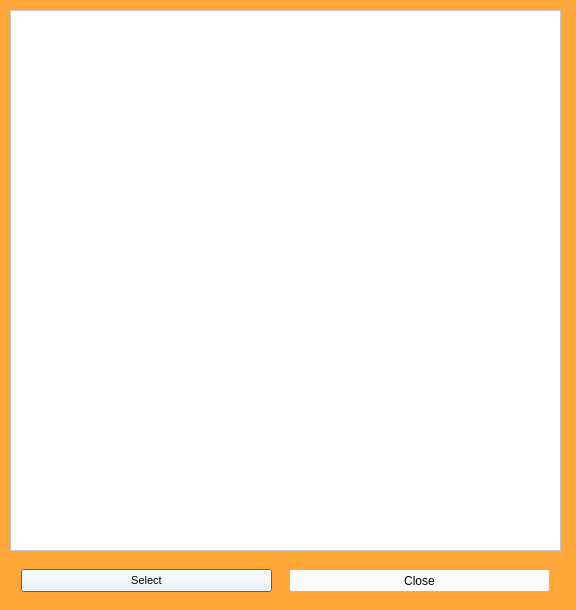
<?xml version="1.0" encoding="UTF-8"?>
<ui version="4.0">
 <class>Dialog</class>
 <widget class="QDialog" name="Dialog">
  <property name="geometry">
   <rect>
    <x>0</x>
    <y>0</y>
    <width>576</width>
    <height>610</height>
   </rect>
  </property>
  <property name="windowTitle">
   <string>Feedback questions</string>
  </property>
  <property name="styleSheet">
   <string notr="true">background-color: rgb(255, 166, 57);</string>
  </property>
  <widget class="QTableView" name="tv_feedback">
   <property name="geometry">
    <rect>
     <x>10</x>
     <y>10</y>
     <width>551</width>
     <height>541</height>
    </rect>
   </property>
   <property name="styleSheet">
    <string notr="true">background-color: rgb(255, 255, 255);</string>
   </property>
  </widget>
  <widget class="QPushButton" name="pb_select">
   <property name="geometry">
    <rect>
     <x>21</x>
     <y>569</y>
     <width>251</width>
     <height>23</height>
    </rect>
   </property>
   <property name="font">
    <font>
     <family>MS Shell Dlg 2</family>
     <pointsize>8</pointsize>
     <weight>50</weight>
     <italic>false</italic>
     <bold>false</bold>
    </font>
   </property>
   <property name="cursor">
    <cursorShape>PointingHandCursor</cursorShape>
   </property>
   <property name="styleSheet">
    <string notr="true">background-color: rgb(255, 255, 255);</string>
   </property>
   <property name="text">
    <string>Select</string>
   </property>
  </widget>
  <widget class="QPushButton" name="pb_close">
   <property name="geometry">
    <rect>
     <x>289</x>
     <y>569</y>
     <width>261</width>
     <height>23</height>
    </rect>
   </property>
   <property name="styleSheet">
    <string notr="true">background-color: rgb(255, 255, 255);</string>
   </property>
   <property name="text">
    <string>Close</string>
   </property>
  </widget>
 </widget>
 <resources/>
 <connections>
  <connection>
   <sender>pb_close</sender>
   <signal>clicked()</signal>
   <receiver>Dialog</receiver>
   <slot>reject()</slot>
   <hints>
    <hint type="sourcelabel">
     <x>425</x>
     <y>353</y>
    </hint>
    <hint type="destinationlabel">
     <x>582</x>
     <y>333</y>
    </hint>
   </hints>
  </connection>
  <connection>
   <sender>pb_select</sender>
   <signal>clicked()</signal>
   <receiver>Dialog</receiver>
   <slot>accept()</slot>
   <hints>
    <hint type="sourcelabel">
     <x>588</x>
     <y>230</y>
    </hint>
    <hint type="destinationlabel">
     <x>581</x>
     <y>288</y>
    </hint>
   </hints>
  </connection>
 </connections>
</ui>
